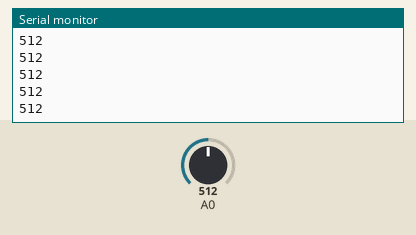
Recording of a sketch running on a simulated Arduino Uno, built with avr-gcc and run on an emulated ATmega328P. Shown: the last lines printed to the serial monitor. The inputs (shaded band) are chosen by the test bench; at power-on: A0 = 512.

Above: at 1.2 s.
1.3 s: A0 set to 716
At 2.4 s:
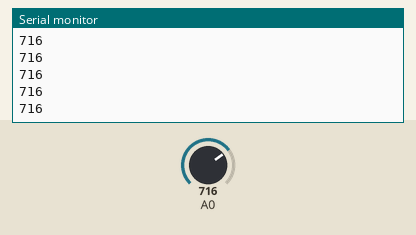
2.8 s: A0 set to 900
At 3.9 s:
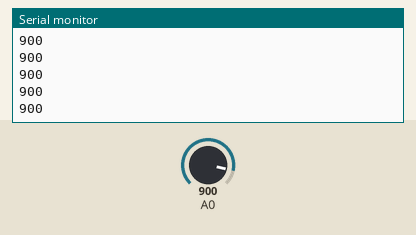
Timing chart, 0 to 5.8 s (numbered marks = the images above; inputs shaded):
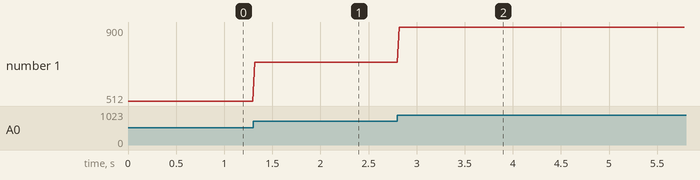

The sketch:

simple_dinoGame.ino
```cpp
const int BAUD = 9600;

void setup()
{
  Serial.begin(BAUD);
}

void loop()
{
  int light = analogRead(A0);
  Serial.println(light);

  delay(20);
}
```

Measured:
- after the input at 1.3 s, the serial monitor: prints a new line at once (image 1)
- after the input at 2.8 s, the serial monitor: prints a new line at once (image 2)
- plotted number 1: 512 → 716 after the input at 1.3 s, 716 → 900 after the input at 2.8 s
